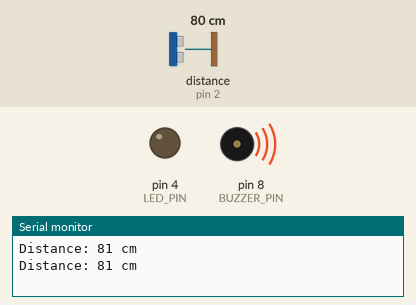
This sketch was run on a simulated Arduino Uno, built with avr-gcc and run on an emulated ATmega328P. Shown: output pins drawn as LEDs (lit = HIGH), buzzer (waves = sounding, pin HIGH), the last lines printed to the serial monitor. The inputs (shaded band) are chosen by the test bench; at power-on: distance to the obstacle (sensor on pin 2) 80 cm. The echo pulse lasts 58.3 µs per cm.

Above: at 2.8 s.
2.9 s: distance to the obstacle (sensor on pin 2) set to 196 cm
4.4 s: distance to the obstacle (sensor on pin 2) set to 203 cm
At 5.7 s:
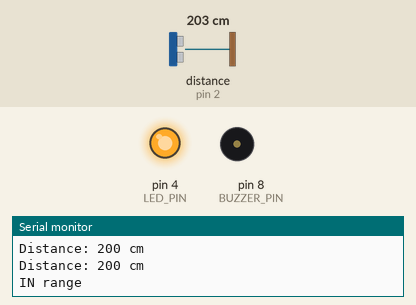
6.5 s: distance to the obstacle (sensor on pin 2) set to 2 cm
At 7.7 s:
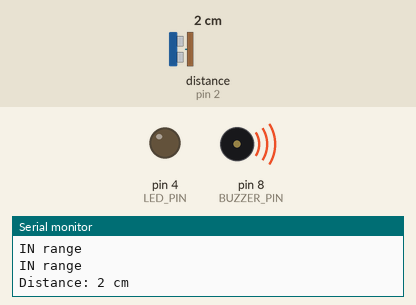
8.5 s: distance to the obstacle (sensor on pin 2) set to 250 cm
At 9.7 s:
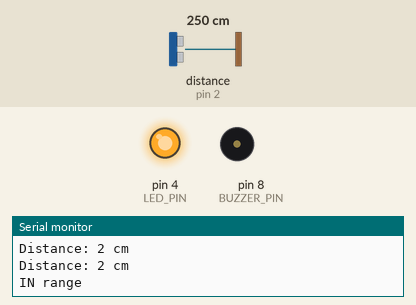
Timing chart, 0 to 11.5 s (numbered marks = the images above; inputs shaded):
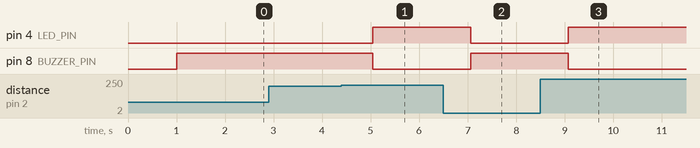

The sketch:

Ultrasonic.ino
```cpp
#include <NewPing.h>

#define TRIG_PIN 3   // Pin connected to the Trig pin of the sensor
#define ECHO_PIN 2  // Pin connected to the Echo pin of the sensor
#define MAX_DISTANCE 200 // Maximum distance we want to measure (in cm)
#define LED_PIN 4
#define BUZZER_PIN 8
NewPing sonar(TRIG_PIN, ECHO_PIN, MAX_DISTANCE);

void setup() {
  Serial.begin(9600); // Start the serial communication at 9600 baud
  pinMode(TRIG_PIN,OUTPUT);
  pinMode(ECHO_PIN,INPUT);
  pinMode(LED_PIN,OUTPUT);
  pinMode(BUZZER_PIN,OUTPUT);
}

void loop() {
  delay(1000); // Wait 50ms between pings to give the sensor time to settle
  unsigned int distance = sonar.ping_cm(); // Get distance in cm

  // If the distance is 0, it means the object is out of range
  if (distance == 0) {
    digitalWrite(4,1);
    digitalWrite(8,0);
    Serial.println("IN range");
  } else {
    digitalWrite(4,0);
    digitalWrite(8,1);
    Serial.print("Distance: ");
    Serial.print(distance);
    Serial.println(" cm");
  }
}
```

Measured:
- the behaviour switches between 200 and 201 cm on distance to the obstacle (sensor on pin 2) (found by bisection; images 0 and 1)
- after the input at 4.4 s, pin 4 (LED_PIN): LOW → HIGH after 0.65 s; pin 8 (BUZZER_PIN): HIGH → LOW after 0.65 s
- after the input at 6.5 s, pin 4 (LED_PIN): HIGH → LOW after 0.56 s; pin 8 (BUZZER_PIN): LOW → HIGH after 0.56 s
- after the input at 8.5 s, pin 4 (LED_PIN): LOW → HIGH after 0.57 s; pin 8 (BUZZER_PIN): HIGH → LOW after 0.57 s
